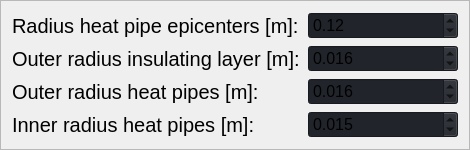
                           <widget class="QFrame" name="frame_8">
                            <property name="frameShape">
                             <enum>QFrame::StyledPanel</enum>
                            </property>
                            <property name="frameShadow">
                             <enum>QFrame::Raised</enum>
                            </property>
                            <layout class="QGridLayout" name="gridLayout_6">
                             <item row="5" column="0">
                              <widget class="QLabel" name="label_22">
                               <property name="font">
                                <font>
                                 <pointsize>15</pointsize>
                                 <italic>false</italic>
                                 <bold>false</bold>
                                </font>
                               </property>
                               <property name="toolTip">
                                <string>&lt;html&gt;&lt;head/&gt;&lt;body&gt;&lt;p&gt;&lt;span style=&quot; font-size:11pt;&quot;&gt;Inner radius of single heat pipe. Value will be assumed for every heat pipe in the system.&lt;/span&gt;&lt;/p&gt;&lt;p&gt;&lt;span style=&quot; font-size:11pt;&quot;&gt;Schematics symbol: r_pi&lt;/span&gt;&lt;/p&gt;&lt;/body&gt;&lt;/html&gt;</string>
                               </property>
                               <property name="toolTipDuration">
                                <number>30000</number>
                               </property>
                               <property name="text">
                                <string>Inner radius heat pipes [m]:</string>
                               </property>
                              </widget>
                             </item>
                             <item row="1" column="1">
                              <widget class="QDoubleSpinBox" name="sb_radius_w">
                               <property name="minimumSize">
                                <size>
                                 <width>150</width>
                                 <height>0</height>
                                </size>
                               </property>
                               <property name="font">
                                <font>
                                 <pointsize>12</pointsize>
                                 <italic>false</italic>
                                 <bold>false</bold>
                                </font>
                               </property>
                               <property name="styleSheet">
                                <string notr="true">background-color: rgb(33, 37, 43);</string>
                               </property>
                               <property name="decimals">
                                <number>2</number>
                               </property>
                               <property name="maximum">
                                <double>10.000000000000000</double>
                               </property>
                               <property name="singleStep">
                                <double>0.010000000000000</double>
                               </property>
                               <property name="value">
                                <double>0.120000000000000</double>
                               </property>
                              </widget>
                             </item>
                             <item row="5" column="1">
                              <widget class="QDoubleSpinBox" name="sb_radius_pi">
                               <property name="font">
                                <font>
                                 <pointsize>12</pointsize>
                                 <italic>false</italic>
                                 <bold>false</bold>
                                </font>
                               </property>
                               <property name="styleSheet">
                                <string notr="true">background-color: rgb(33, 37, 43);</string>
                               </property>
                               <property name="decimals">
                                <number>3</number>
                               </property>
                               <property name="maximum">
                                <double>1.000000000000000</double>
                               </property>
                               <property name="singleStep">
                                <double>0.001000000000000</double>
                               </property>
                               <property name="value">
                                <double>0.015000000000000</double>
                               </property>
                              </widget>
                             </item>
                             <item row="1" column="0">
                              <widget class="QLabel" name="label_20">
                               <property name="font">
                                <font>
                                 <pointsize>15</pointsize>
                                 <italic>false</italic>
                                 <bold>false</bold>
                                </font>
                               </property>
                               <property name="toolTip">
                                <string>&lt;html&gt;&lt;head/&gt;&lt;body&gt;&lt;p&gt;&lt;span style=&quot; font-size:11pt;&quot;&gt;The heat pipes per borehole are uniformly spaced on a circle with this radius.&lt;/span&gt;&lt;/p&gt;&lt;p&gt;&lt;span style=&quot; font-size:11pt;&quot;&gt;Schematics symbol: r_w&lt;/span&gt;&lt;/p&gt;&lt;/body&gt;&lt;/html&gt;</string>
                               </property>
                               <property name="toolTipDuration">
                                <number>30000</number>
                               </property>
                               <property name="text">
                                <string>Radius heat pipe epicenters [m]:</string>
                               </property>
                              </widget>
                             </item>
                             <item row="4" column="0">
                              <widget class="QLabel" name="label_21">
                               <property name="font">
                                <font>
                                 <pointsize>15</pointsize>
                                 <italic>false</italic>
                                 <bold>false</bold>
                                </font>
                               </property>
                               <property name="toolTip">
                                <string>&lt;html&gt;&lt;head/&gt;&lt;body&gt;&lt;p&gt;&lt;span style=&quot; font-size:11pt;&quot;&gt;Outer radius of single heat pipe. Value will be assumed for every heat pipe in the system.&lt;/span&gt;&lt;/p&gt;&lt;p&gt;&lt;span style=&quot; font-size:11pt;&quot;&gt;Schematics symbol: r_pa&lt;/span&gt;&lt;/p&gt;&lt;/body&gt;&lt;/html&gt;</string>
                               </property>
                               <property name="toolTipDuration">
                                <number>30000</number>
                               </property>
                               <property name="text">
                                <string>Outer radius heat pipes [m]:</string>
                               </property>
                              </widget>
                             </item>
                             <item row="3" column="0">
                              <widget class="QLabel" name="label_19">
                               <property name="minimumSize">
                                <size>
                                 <width>290</width>
                                 <height>0</height>
                                </size>
                               </property>
                               <property name="maximumSize">
                                <size>
                                 <width>16777215</width>
                                 <height>16777215</height>
                                </size>
                               </property>
                               <property name="font">
                                <font>
                                 <pointsize>15</pointsize>
                                 <italic>false</italic>
                                 <bold>false</bold>
                                </font>
                               </property>
                               <property name="toolTip">
                                <string>&lt;html&gt;&lt;head/&gt;&lt;body&gt;&lt;p&gt;&lt;span style=&quot; font-size:11pt;&quot;&gt;Outer radius of borehole insulating layer.&lt;/span&gt;&lt;/p&gt;&lt;p&gt;&lt;span style=&quot; font-size:11pt;&quot;&gt;Schematics symbol: r_iso&lt;/span&gt;&lt;/p&gt;&lt;/body&gt;&lt;/html&gt;</string>
                               </property>
                               <property name="toolTipDuration">
                                <number>30000</number>
                               </property>
                               <property name="text">
                                <string>Outer radius insulating layer [m]:</string>
                               </property>
                              </widget>
                             </item>
                             <item row="4" column="1">
                              <widget class="QDoubleSpinBox" name="sb_radius_pa">
                               <property name="font">
                                <font>
                                 <pointsize>12</pointsize>
                                 <italic>false</italic>
                                 <bold>false</bold>
                                </font>
                               </property>
                               <property name="styleSheet">
                                <string notr="true">background-color: rgb(33, 37, 43);</string>
                               </property>
                               <property name="decimals">
                                <number>3</number>
                               </property>
                               <property name="maximum">
                                <double>1.000000000000000</double>
                               </property>
                               <property name="singleStep">
                                <double>0.001000000000000</double>
                               </property>
                               <property name="value">
                                <double>0.016000000000000</double>
                               </property>
                              </widget>
                             </item>
                             <item row="3" column="1">
                              <widget class="QDoubleSpinBox" name="sb_radius_iso">
                               <property name="font">
                                <font>
                                 <pointsize>12</pointsize>
                                 <italic>false</italic>
                                 <bold>false</bold>
                                </font>
                               </property>
                               <property name="styleSheet">
                                <string notr="true">background-color: rgb(33, 37, 43);</string>
                               </property>
                               <property name="decimals">
                                <number>3</number>
                               </property>
                               <property name="maximum">
                                <double>1.000000000000000</double>
                               </property>
                               <property name="singleStep">
                                <double>0.001000000000000</double>
                               </property>
                               <property name="value">
                                <double>0.016000000000000</double>
                               </property>
                              </widget>
                             </item>
                            </layout>
                           </widget>
